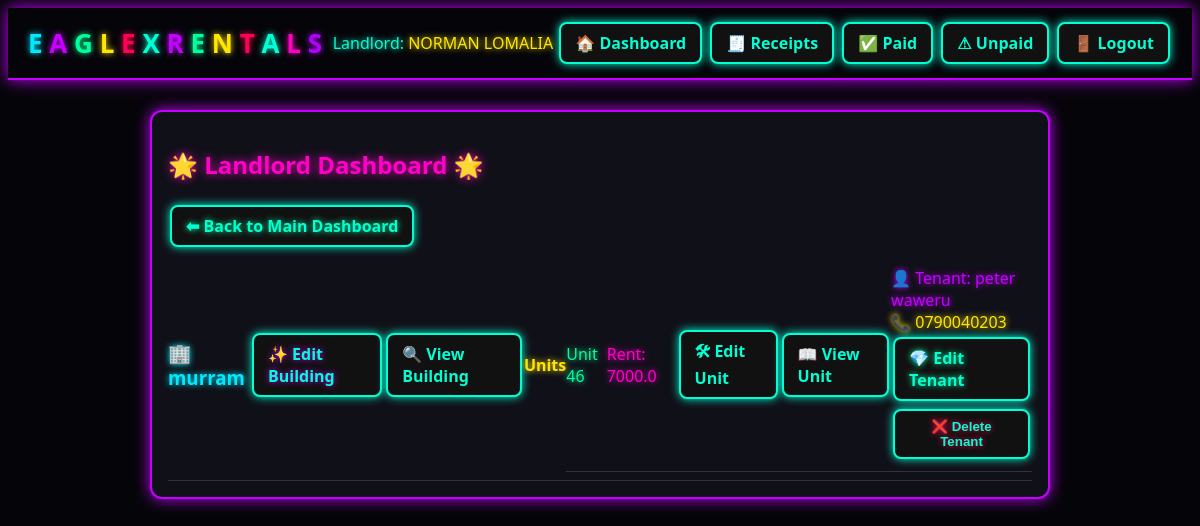
The page /landlord/dashboard (signed in) on the database as committed earlier.
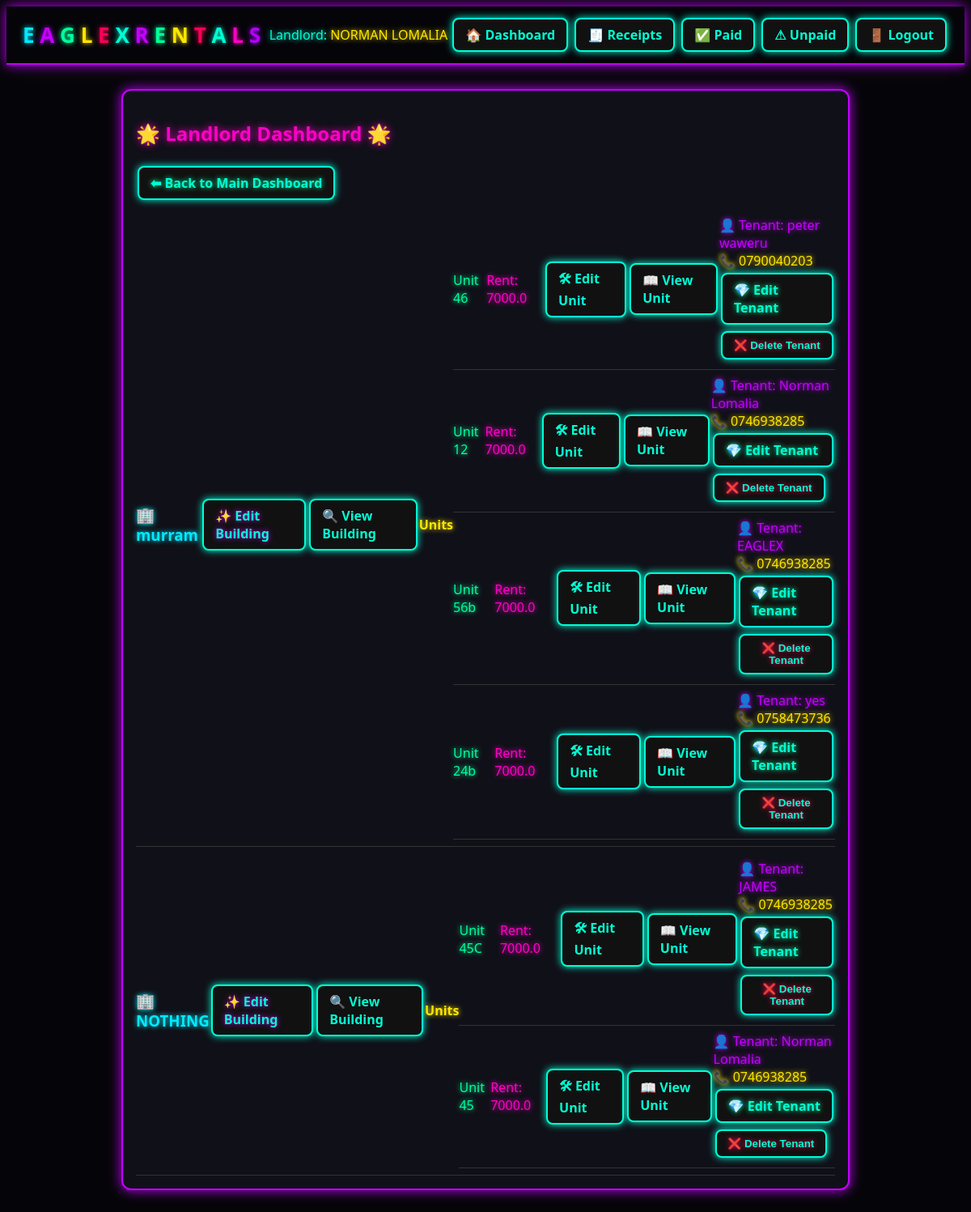
The same page on the database as committed later.
### app.py (models this page shows, shortened)
class Building(db.Model):
    id = db.Column(db.Integer, primary_key=True)
    name = db.Column(db.String(150), nullable=False)
    landlord_id = db.Column(db.Integer, db.ForeignKey('landlord.id'), nullable=False)
    units = db.relationship('Unit', backref='building', cascade='all, delete-orphan')

class Unit(db.Model):
    id = db.Column(db.Integer, primary_key=True)
    number = db.Column(db.String(50), nullable=False)
    rent_amount = db.Column(db.Float, default=0.0)
    building_id = db.Column(db.Integer, db.ForeignKey('building.id'), nullable=False)
    tenant = db.relationship('Tenant', uselist=False, backref='unit')

class Tenant(db.Model):
    id = db.Column(db.Integer, primary_key=True)
    name = db.Column(db.String(150), nullable=False)
    phone = db.Column(db.String(50))
    id_number = db.Column(db.String(100))
    email = db.Column(db.String(120))
    amount_paid = db.Column(db.Float, default=0.0)
    paid = db.Column(db.Boolean, default=False)
    receipt_created_at = db.Column(db.DateTime, default=datetime.utcnow)
    unit_id = db.Column(db.Integer, db.ForeignKey('unit.id'))
    created_at = db.Column(db.DateTime, default=datetime.utcnow)

### app.py (the view)
@app.route('/landlord/dashboard')
@login_required
def landlord_dashboard():
    buildings = Building.query.filter_by(landlord_id=current_user.id).all()
    return render_template('landlord_dashboard.html', buildings=buildings)

### app.py (called while the page is built)
@login_manager.user_loader
def load_user(user_id):
    return Landlord.query.get(int(user_id))

    @property
    def full_name(self):
        return f"{self.first_name} {self.last_name}"

### templates/landlord_dashboard.html
{% extends "base.html" %}
{% block content %}
<div class="card">
  <h2 class="neon-heading-pink">🌟 Landlord Dashboard 🌟</h2>
  <a class="btn neon-green" href="{{ url_for('dashboard') }}">⬅ Back to Main Dashboard</a>
  {% for building in buildings %}
    <div class="receipt-item">
      <h3 class="neon-blue">🏢 {{ building.name }}</h3>
      <a class="btn neon-purple" href="{{ url_for('edit_building', bid=building.id) }}">✨ Edit Building</a>
      <a class="btn neon-cyan" href="{{ url_for('building_detail', bid=building.id) }}">🔍 View Building</a>
      <h4 class="neon-yellow">Units</h4>
      <ul class="receipt-list">
      {% for unit in building.units %}
        <li class="receipt-item">
          <span class="neon-green">Unit {{ unit.number }}</span>
          <span class="neon-pink">Rent: {{ unit.rent_amount }}</span>
          <a class="btn neon-orange" href="{{ url_for('edit_unit', uid=unit.id) }}">🛠 Edit Unit</a>
          <a class="btn neon-cyan" href="{{ url_for('unit_detail', uid=unit.id) }}">📖 View Unit</a>
          {% if unit.tenant %}
            <div class="receipt-info">
              <span class="neon-purple">👤 Tenant: {{ unit.tenant.name }}</span>
              <span class="neon-yellow">📞 {{ unit.tenant.phone }}</span>
              <a class="btn neon-green" href="{{ url_for('edit_tenant', tid=unit.tenant.id) }}">💎 Edit Tenant</a>
              <form method="POST" action="{{ url_for('delete_tenant', tid=unit.tenant.id) }}" style="display:inline;">
                <button class="btn neon-red" type="submit">❌ Delete Tenant</button>
              </form>
            </div>
          {% else %}
            <em class="neon-pink">✨ No tenant assigned ✨</em>
          {% endif %}
        </li>
      {% endfor %}
      </ul>
    </div>
  {% endfor %}
</div>
{% endblock %}

Rows that differ between the two databases and show on the page:
added Unit: number "12", rent_amount "7000.0", tenant.name "Norman Lomalia", tenant.phone "0746938285", shown under Building "murram"
added Unit: number "56b", rent_amount "7000.0", tenant.name "EAGLEX", tenant.phone "0746938285", shown under Building "murram"
added Unit: number "24b", rent_amount "7000.0", tenant.name "yes", tenant.phone "0758473736", shown under Building "murram"
added Building: name "NOTHING"
added Unit: number "45C", rent_amount "7000.0", tenant.name "JAMES", tenant.phone "0746938285", shown under "NOTHING"
added Unit: number "45", rent_amount "7000.0", tenant.name "Norman Lomalia", tenant.phone "0746938285", shown under "NOTHING"
